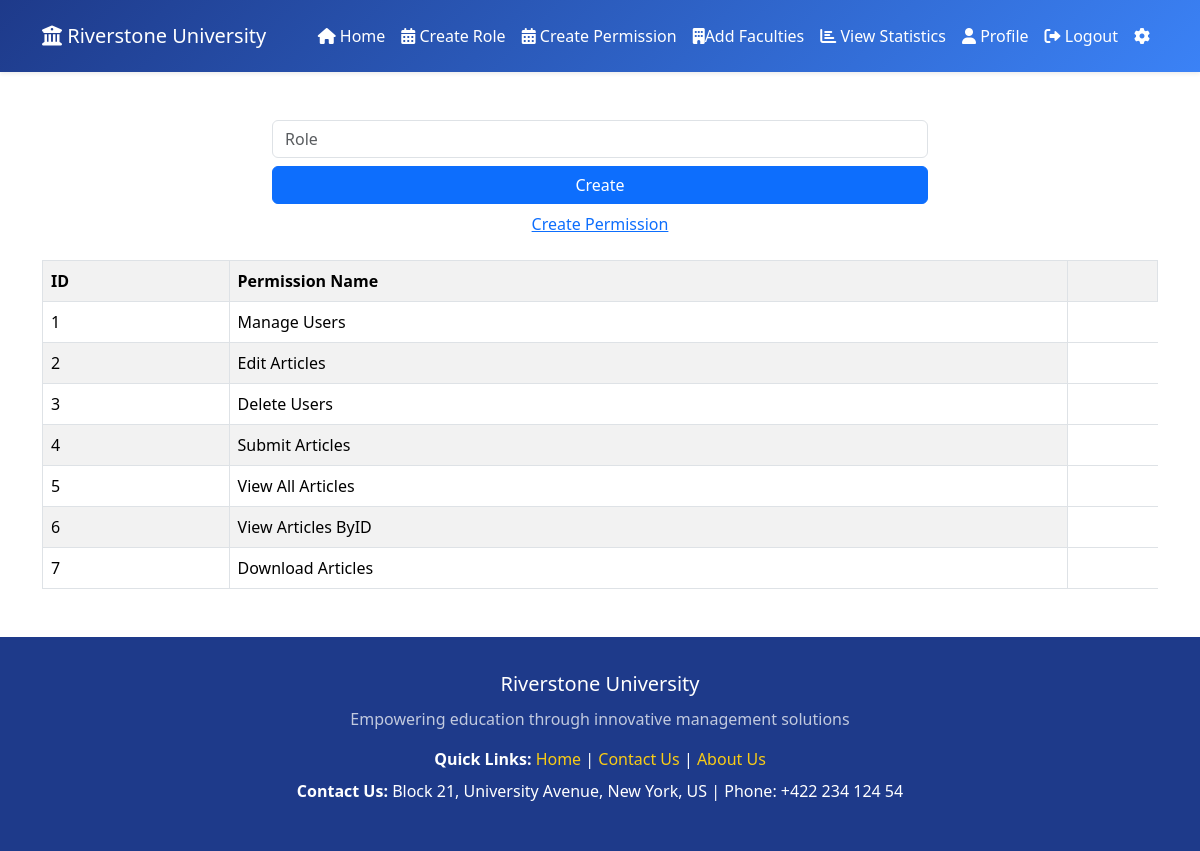
/src/Admin/design/permissions.php, run on the app's committed database.
### tables this page shows
CREATE TABLE `permissions` (
  `id` int(11) NOT NULL,
  `permission_name` varchar(50) NOT NULL,
  `created_at` timestamp NOT NULL DEFAULT current_timestamp()
);

### _classes/Libs/Database/MySQL.php (called while the page is built, shortened)
<?php
class MySQL{
    private $dbhost;
    private $dbuser;
    private $dbpass;
    private $dbname;
    public function __construct(
        $dbhost="localhost",
        $dbuser="root",
        $dbpass="",
        $dbname="ewsd")
    {
        $this->dbhost=$dbhost;
        $this->dbuser=$dbuser;
        $this->dbpass=$dbpass;
        $this->dbname=$dbname;
    }
    public function connect(){
        try{
            $this->db=new PDO("mysql:dbhost=$this->dbhost;
            dbname=$this->dbname",
            $this->dbuser,
            $this->dbpass,
            [
                PDO::ATTR_ERRMODE => PDO::ERRMODE_EXCEPTION,
                PDO::ATTR_DEFAULT_FETCH_MODE => PDO::FETCH_OBJ,
            ]
            );
            return $this->db;
        }catch(PDOException $e){
            echo $e->getMessage();
            exit();
        }
    }
}

### _classes/Libs/Database/UsersTable.php (called while the page is built, shortened)
<?php
class UsersTable{
    private $db;
    public function __construct(MySQL $mysql)
    {
        $this->db = $mysql->connect();
    }
    public function allpermissions(){
        $statement = $this->db->query(
            "SELECT * from permissions"
        );
        return $statement->fetchAll();
    }
}

### src/Admin/design/permissions.php (the view, shortened to what this page needs)
<?php
$table=new UsersTable(new MySQL);
$permissions=$table->allpermissions();
?>
<!DOCTYPE html>
<html lang="en">
<head>
    <link rel="stylesheet" href="../../../css/bootstrap.min.css">
</head>
<body>
<?php include "header.php"; ?>
    <div class="container text-center mt-5" style="max-width: 680px">
        <form action="../code/permissions.php" method="post" class="mb-2">
            <input type="text" class="form-control mb-2" name="permission_name" placeholder="Role" required>
            <button class="btn btn-primary w-100">Create</button>
        </form>
        <a href="register.php">Create Permission</a>
    </div>
    <div class="container mt-4">
        <table class="table table-striped table-bordered">
            <tr>
                <th>ID</th>
                <th>Permission Name</th>
                <th></th>
            </tr>
            <?php if (!empty($permissions)) : ?>
            <?php foreach($permissions as $permission) : ?>
            <tr>
                <td><?= $permission->id ?></td>
                <td><?= $permission->permission_name ?></td>
            </tr>
            <?php endforeach ?>
            <?php else : ?>
                <h1>No Record</h1>
            <?php endif; ?>
        </table>
    </div>
    <?php include "footer.php"; ?>
</body>
</html>

### src/Admin/design/header.php (style rules this page uses)
:root { --primary-dark: #1e3a8a; --primary-light: #3b82f6; --accent: #facc15; --light-bg: #f8fafc; }

### src/Admin/design/footer.php (style rules this page uses)
:root { --primary-dark: #1e3a8a; --primary-light: #3b82f6; --secondary: #64748b; --accent: #facc15; --light-bg: #f8fafc; --card-bg: #ffffff; }

### data on the page
permissions: id "1", permission_name "Manage Users"
permissions: id "2", permission_name "Edit Articles"
permissions: id "3", permission_name "Delete Users"
permissions: id "4", permission_name "Submit Articles"
permissions: id "5", permission_name "View All Articles"
permissions: id "6", permission_name "View Articles ByID"
permissions: id "7", permission_name "Download Articles"
